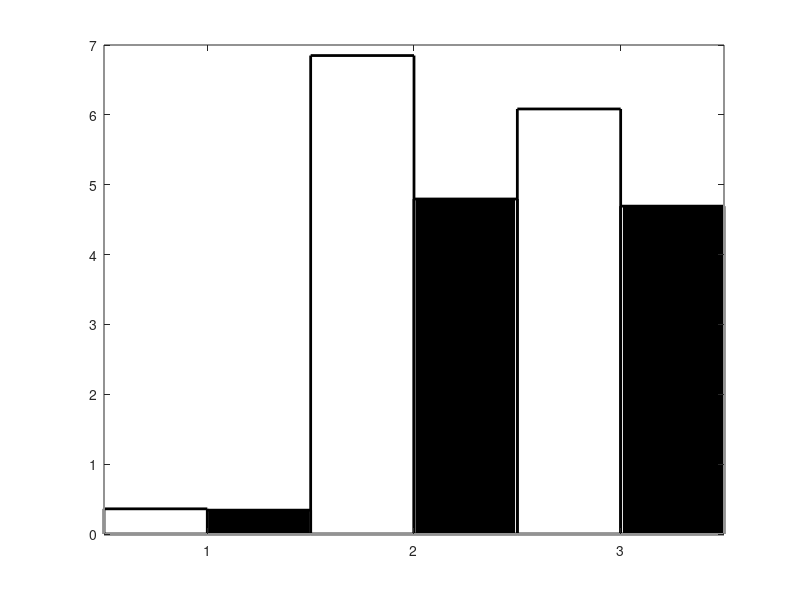

MATLAB code to generate this figure: (Note: this script raises an error after producing the figure.)
clc
close all
clear 
%format compact
load  Nakcortex.dat
load  Nakhippocampus.dat

load NakcortexWT.dat
load NakhippocampusWT.dat
load NakhippocampusNMDA.dat
load NakjnakreducedNMDA.dat


load Cakcortex.dat
load Cakhippocampus.dat
load CakcortexWT.dat
load CakhippocampusWT.dat
load CakhippocampusNMDA.dat
load CakjnakreducedNMDA.dat
% load Naknmda.dat
% load Naknonmda.dat
% load naexp1.csv
% load naexp2.csv
% load naexp3.csv
% load naexp4.csv

% Y = [(max(NakcortexWT(:,2))-14368)/1000,(max(NakhippocampusWT(:,2))-13760)/1000;(max(Nakcortex(:,2))-14368)/1000, ...
% (max(Nakhippocampus(:,2))-13760)/1000;(max(NakjnakreducedNMDA(:,2))-14368)/1000, ...
% (max(NakhippocampusNMDA(:,2))-13760)/1000];
 Y = [(max(CakcortexWT(:,2))-0.0802248),(max(CakhippocampusWT(:,2))-0.073071);(max(Cakcortex(:,2))-0.0802245), ...
(max(Cakhippocampus(:,2))-0.073071);(max(CakjnakreducedNMDA(:,2))-0.0802245), ...
(max(CakhippocampusNMDA(:,2))-0.073071)];


figure


b=bar( Y, 'grouped','BarWidth',1,'facecolor','flat','LineWidth',2);
set(b(1),'FaceColor','w')
 b(1).CData(1,:) =[1 1 1];
 b(2).CData(1,:) = [17 17 17]; % group 1 2nd bar
 b(1).CData(2,:)=[1 1 1];
 b(2).CData(2,:)=[17 17 17];
 b(1).CData(3,:)=[1 1 1];
 b(2).CData(3,:)=[17 17 17];
% b(1).CData(4,:)=[1 1 1];
% b(2).CData(4,:)=[17 17 17];


LineArray={ '-' , '-' };
for k=1:2
  set(b(k),'LineStyle',LineArray{k},'LineWidth',2)
end
% hold on
% [ngroups,nbars] = size(Y);
% % Calculating the width for each bar group
% x = nan(nbars, ngroups);
% for i = 1:nbars
%     x(i,:) = b(i).XEndPoints;
%     %errorbar(x',Y*1.0d-3,err,'k','linestyle','none');
% end
% % Plot the errorbars
% errorbar(x',Y*1.0d-3,err,'k','linestyle','none');
% hold off

er.Color = [0 0 0];                            
er.LineStyle = 'none'; 
ytickformat('%.0f')
%title('Astrocyte cortex','FontName','Times New Roman','FontSize',12,'FontWeight','bold','Color','k')
legend('Cortex','Hippocampus','FontName','Times New Roman','FontSize',12,'FontWeight','bold');

legend 'boxoff'


%ylabel('[\DeltaNa]_a(mM)','FontName','Times New Roman','FontSize',12,'FontWeight','bold','Color','k')
% ax=gca;
% ax.XAxis.FontSize =12;
% ax.XAxis.FontWeight = 'bold';
% ax.XAxis.Color='k';
% ax.XAxis.FontName='Times new Roman';
% ax.XAxis.LineWidth=3;
% 
%  a = get(gca,'XTickLabel');
% ax.YAxis.LineWidth =2;
% ax.YAxis.FontWeight='bold';
% ax.YAxis.FontSize=14;
% ax.YAxis.FontName='Times new Roman';
% ax.YAxis.Color='black';
% % ax.YLim=[-1,];
% % yticks(-1:2:7);
% 
% set(gca,'XTickLabel',a,'FontName','Times New Roman','FontSize',12,'FontWeight','bold','LineWidth',2)
% set(gca, 'XTickLabel', {'Wild Type','APV'});
% set(gca, 'box', 'off')
% set(gca,'XTickLabelRotation',10)
%saveas(gcf,'Glusodcortex','epsc')
% % 


ylabel('[\DeltaCa]_a(uM)','FontName','Times New Roman','FontSize',12,'FontWeight','bold','Color','k')
ax=gca;
ax.XAxis.FontSize =12;
ax.XAxis.FontWeight = 'bold';
ax.XAxis.Color='k';
ax.XAxis.FontName='Times new Roman';
ax.XAxis.LineWidth=2;

 a = get(gca,'XTickLabel');
ax.YAxis.LineWidth =2;
ax.YAxis.FontWeight='bold';
ax.YAxis.FontSize=12;
ax.YAxis.FontName='Times new Roman';
ax.YAxis.Color='black';
ax.YLim=[0,8];
yticks(0:2:8);
% ax.YLim=[0,60];
%yticks(0:10:60);
set(gca,'XTickLabel',a,'FontName','Times New Roman','FontSize',12,'FontWeight','bold','LineWidth',2)
set(gca, 'XTickLabel', {'Wild Type','0.5 JNaKmax','0.5JNaKmaxAPV'});
set(gca, 'box', 'off')
set(gca,'XTickLabelRotation',10)
saveas(gcf,'Glusodcortex','epsc')
% % 
